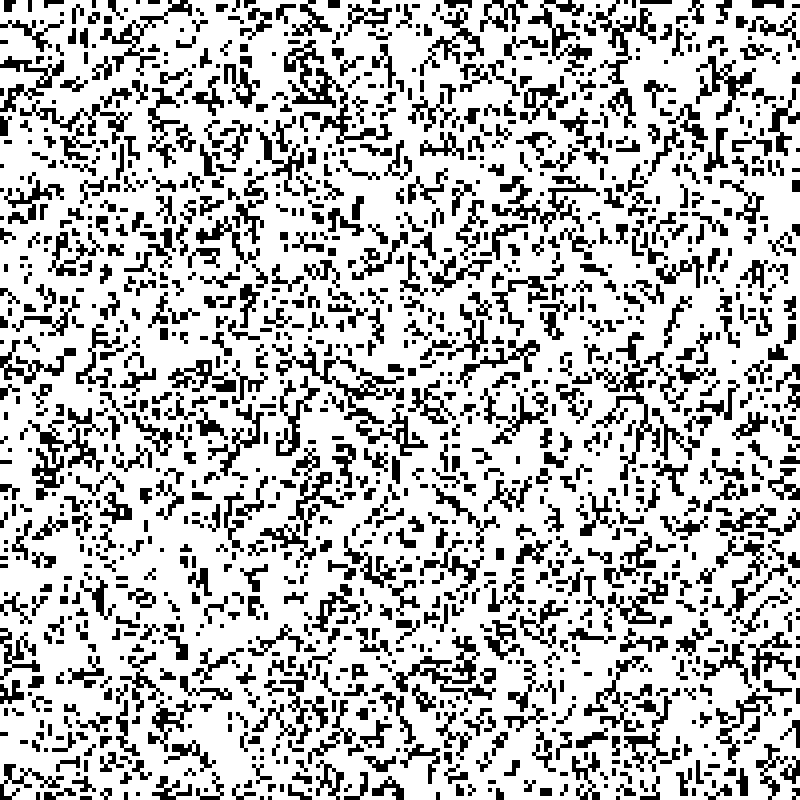
Frame 1 (no input)
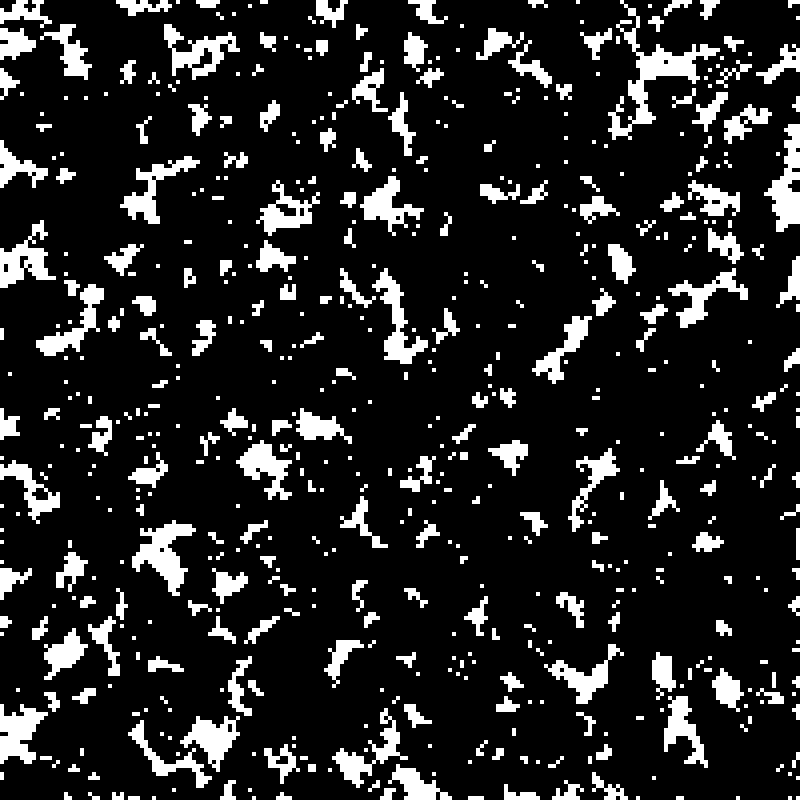
Frame 60 (no input)
Frame 120 (the mouse pressed at the canvas centre since frame 60): identical to frame 60, image omitted

The p5.js sketch that drew these frames (run headless with seeded random() and noise() and a simulated clock; from frame 60 on, the mouse is pressed at the canvas centre):

// p5.js sketch
// ── sketch.js
  
  let grid_1 = [];
  let grid_2 = [];
  let cell_size = 4;
  let heighty,widthy;
  let state_grid = 0;

  function setup() {
    
  createCanvas(800, 800);
  heighty = height/cell_size;
  widthy = width/cell_size;
    for(let y = 0;y<heighty;y++){
      grid_1[y] = [];
      grid_2[y] = [];
      for(let x=0;x<widthy;x++){
        grid_1[y][x] = floor(random(2));
      }
    }
    celluar();
  }

  let eightNeighbour = [[-1,-1],[0,-1],[1,-1],[-1,0],[1,0],[-1,1],[0,1],[1,1]];
  let pause = false;

  function celluar(){
    for(let y = 0;y<heighty;y++){
      for(let x=0;x<widthy;x++){
        let n = 0;
        let alive = 0;
        if(state_grid%2==0){
          if(grid_1[y][x]==1)
            alive = 1;
        }
        else{
          if(grid_2[y][x]==1)
            alive = 1;
        }
        for(let z=0;z<8;z++){
          let xx = x+ eightNeighbour[z][0];
          let yy = y+ eightNeighbour[z][1];
          if(xx<0||xx>=widthy||yy<0||yy>=heighty){

          }
          else{
            if(state_grid%2==0){
              if(grid_1[yy][xx]==1)
                n++;
            }
            else{
              if(grid_2[yy][xx]==1)
                n++;
            }
          }

        }

        switch(n){
          case 2:
            if(alive)
              alive = 1;
            break
          case 3:
            alive = 1;
              break;
          default:
            if(alive)
              alive = 0;
        }
        if(state_grid%2==0){
          grid_2[y][x] = alive;
        }
        else{
          grid_1[y][x]= alive;
        } 
      }
    }
    state_grid++;
  }
  function mousePressed() {
    pause = true;
  }
  function mouseCheck() {
      let grid_x = floor(mouseX/cell_size);
      let grid_y = floor(mouseY/cell_size);
      grid_1[grid_y][grid_x] = 1;
      grid_2[grid_y][grid_x] = 1;
   }
  function mouseReleased(){
    pause = false;
    state_grid = 0;
  }
  function keyPressed() {
    if(keyCode==27){
      restart();
    }
  }

  function restart(){
    background(255);
    for(let y = 0;y<heighty;y++){
      for(let x=0;x<widthy;x++){
        grid_1[y][x] = floor(random(2));
        grid_2[y][x] = floor(random(2));
      }
    }
    state_grid = 0;
    pause = false;
    celluar();
  }
  function normaly(val,max,min){
    return (val-min)/(max-min);
  }
  function draw() {
    //background(255);
    if(!pause&&state_grid<32)
      celluar();
    else{
      mouseCheck()
    }
    loadPixels();
    //state_grid++;
    for(let y = 0;y<heighty;y++){
      for(let x=0;x<widthy;x++){
        let cell = 0;
            if(state_grid%2==0){
              cell = 1-grid_1[y][x];       
            }
            else{
              cell = 1-grid_2[y][x];
        }
        for(let x1=0;x1<cell_size;x1++){
          for(let y1=0;y1<cell_size;y1++){
            let xx = x1 + x*cell_size;
            let yy = y1 + y*cell_size;
            var index = (xx+yy*width) *4;
            
            if(cell==0){
              pixels[index] = cell*255;
              pixels[index+1] = cell*255;
              pixels[index+2] = cell*255;
              pixels[index+3] = 255;
            }
            
          }
        }

      }
    }
    updatePixels();

  }
